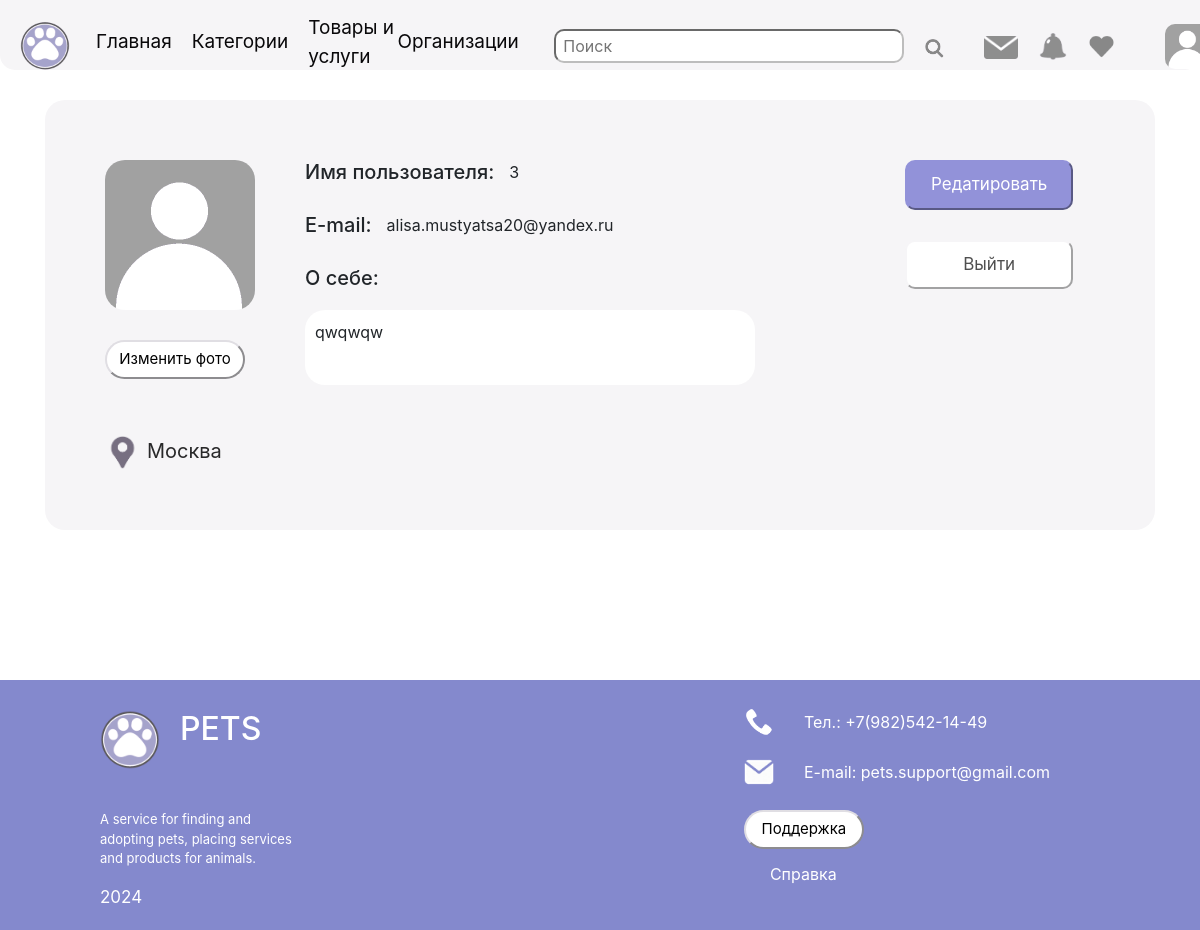
Screenshot of /profile (signed in) with the database file from the repository.
### data/users.py (models this page shows, shortened)
class User(SqlAlchemyBase, UserMixin):
    __tablename__ = 'users'
    id = sqlalchemy.Column(sqlalchemy.Integer,
                           primary_key=True, autoincrement=True)
    name = sqlalchemy.Column(sqlalchemy.String, nullable=False)
    about = sqlalchemy.Column(sqlalchemy.String, nullable=True)
    photo = sqlalchemy.Column(sqlalchemy.String, nullable=True)
    email = sqlalchemy.Column(sqlalchemy.String,
                              index=True, unique=True, nullable=False)
    hashed_password = sqlalchemy.Column(sqlalchemy.String, nullable=False)
    created_date = sqlalchemy.Column(sqlalchemy.DateTime,
                                     default=datetime.datetime.now)
    posts = orm.relationship("Post", back_populates='user')
    city = sqlalchemy.Column(sqlalchemy.String, default='Москва')

### main.py (the view)
@app.route('/profile')
def profile():
    session["link"] = '/profile'
    if current_user.is_authenticated:
        if len(current_user.city) > 30:
            city = current_user.city[:30] + '...'
        else:
            city = current_user.city
        return render_template('profile.html', title='Профиль', city=city)
    return render_template('autorization.html', title='Авторизация')

### data/db_session.py (called while the page is built)
def create_session() -> Session:
    global __factory
    return __factory()

### main.py (called while the page is built)
@login_manager.user_loader
def load_user(user_id):
    db_sess = db_session.create_session()
    return db_sess.query(User).get(user_id)

### templates/profile.html
{% extends "base.html" %}
{% block content %}
<div class="account">
    <div style="text-align: start; display: flex;">
        <div style="justify-content: center;">
            <img src={{current_user.photo}} class="ava"><br>
            <button class="butt" style="width: 140px;">Изменить фото</button>
        </div>
        <div style="text-align: start; margin-left: 40px;">
            <div style="display: flex; margin-bottom: 13px;"><h5 style="margin-right: 15px;">Имя пользователя:</h5> <p>{{ current_user.name}}</p></div>
            <div style="display: flex; margin-bottom: 13px;"><h5 style="margin-right: 15px;">E-mail:</h5><p>{{ current_user.email}}</p></div>
            <h5>О себе:</h5>
            <div class="about">
                <p>{{ current_user.about}}</p>
            </div>
        </div>
        <div style="display: block; margin-left: 150px;">
            <a href=""><button class="edit">Редатировать</button></a><br>
            <button class="logout">Выйти</button>
        </div>
    </div>
    <div class="geo">
        <a href="/choice_city"><img src="/static/img/point.png" height="35" style="margin-right: 7px">{{city}}</a>
    </div>
</div>
{% endblock %}

### static/css/style.css (style rules this page uses)
.geo { width: 500px; margin-top: 50px; text-align: start; }
.about { padding: 10px; background: #fff; width: 450px; height: 75px; margin-top: 20px; border-radius: 20px; text-align: start; }
.account { border-radius: 20px; background-color: #f6f5f7; padding: 60px; display: block; margin-top: 30px; }
.geo a { font-size: 20px; color: #282829; text-decoration: none; }
.logout { padding: 10px; text-decoration: none; background: #fff; color: #4F4F4F; border-radius: 10px; border-color: #f6f5f7; font-size: 17px; width: 120%; }
.edit { padding: 10px; width: 120%; margin-bottom: 30px; text-decoration: none; background: #9292D9; color: #fff; border-color: #9292D9; border-radius: 10px; font-size: 17px; }
.butt { font-size: 15px; border-radius: 30px; border-color: #e0dee3; justify-items: center; outline:none; padding: 6px; margin-right: 20px; width: 120px; background: #fff; }
.ava { width: 150px; height: 150px; margin-bottom: 30px; border-radius: 20px }

### rows the page displays
User: photo (placeholder picture), name "3", email "alisa.mustyatsa20@yandex.ru", about "qwqwqw", city "Москва"
